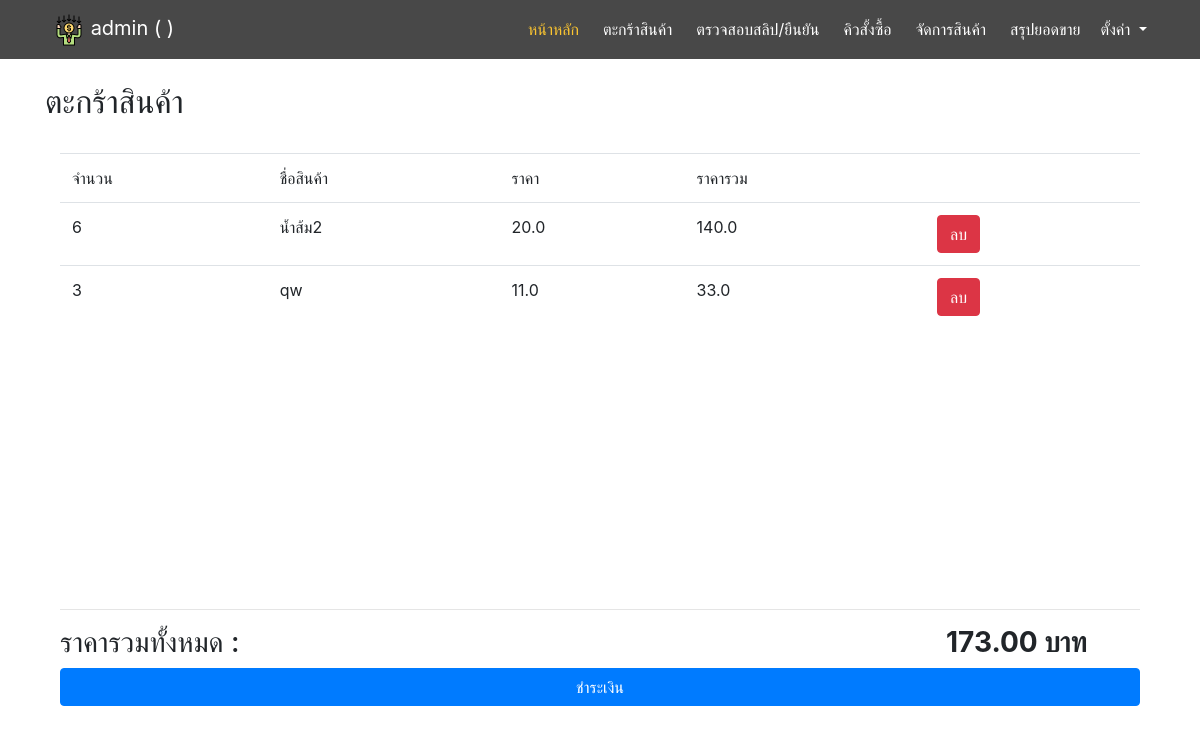
/basket/ (signed in), run on an earlier commit of the app's database.
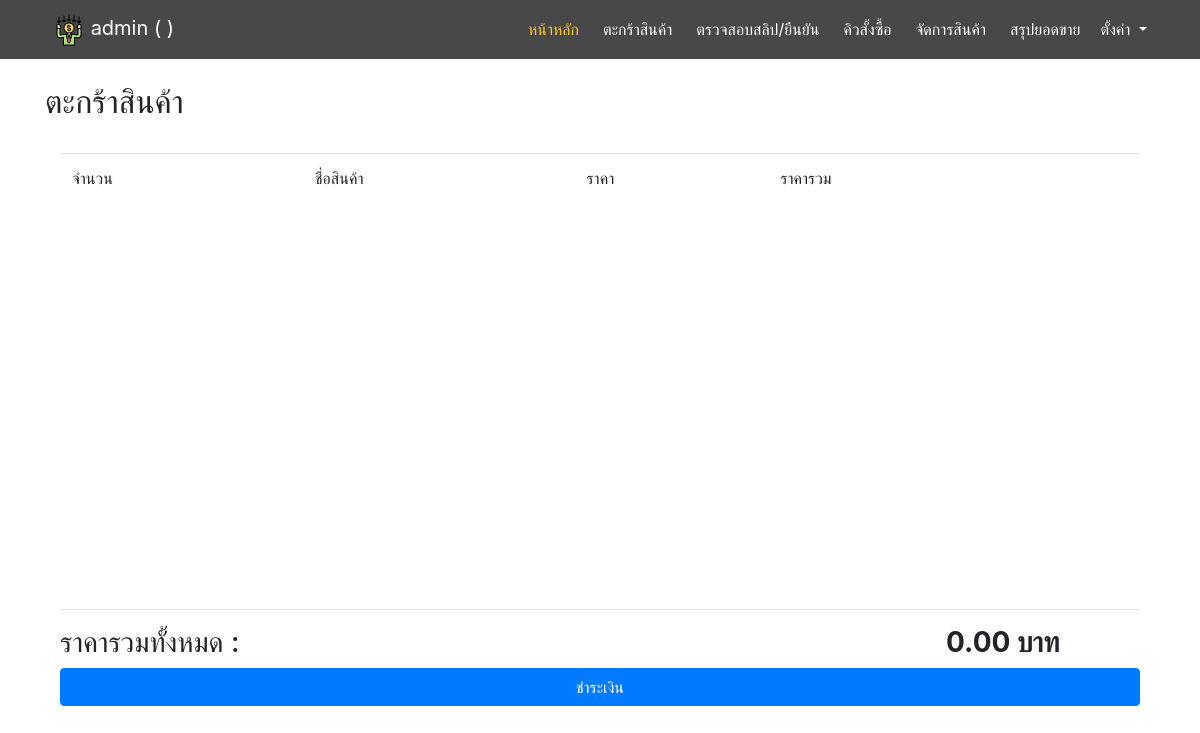
And on a later commit of the database.
### main/models.py (models this page shows, shortened)
class Order_items(models.Model):
    item_no = models.ForeignKey(Product, on_delete=models.PROTECT,null=True)
    unit = models.IntegerField()
    price = models.FloatField()
    item_price = models.FloatField()

class Product(models.Model):
    type = models.ForeignKey(Type, on_delete=models.PROTECT,null=True)
    name = models.CharField(max_length=255)
    price = models.FloatField()
    stock = models.IntegerField()
    picture = models.ImageField(upload_to='product_pic',null=True,blank=True)

### main/views.py (the view)
# urls.py: path('basket/',views.basket,name='basket'),
@login_required
def basket(request):
    basket = Order_items.objects.all()
    total = 0
    for i in basket:
        total += i.item_price
    context={
        'basket':basket,
        'total': total
    }
    return render(request, 'main/basket.html',context=context)

### main/templates/main/basket.html (shortened to what this page needs)
{% extends 'base.html' %}
{% block content %}
    <h2>ตะกร้าสินค้า</h2><br>
    <div class='container'>
        <div class='table-area'>
            <table class='table'>
                <tr>
                    <td>จำนวน</td>
                    <td>ชื่อสินค้า</td>
                    <td>ราคา</td>
                    <td>ราคารวม</td>
                    <td></td>
                </tr>
                {% for c in basket %}
                <tr>
                    <td>{{c.unit}}</td>
                    <td>{{c.item_no.name}}</td>
                    <td>{{c.item_no.price}}</td>
                    <td>{{c.item_price}}</td>
                    <td>
                    <a href="{% url 'deletetobasket' basket_id=c.id %}">
                        <div class='btn btn-danger'>ลบ</div>
                    </a>
                    </td>
                </tr>
                {% endfor %}
            </table>
        </div>
        <hr>
        <h3>ราคารวมทั้งหมด :<b class='pad'> {{total|stringformat:".2f"}} บาท</b></h3>
        <a href='{% url 'payment' %}'>
            <div class='btn btn-primary col'>ชำระเงิน</div>
        </a>
    </div>
{% endblock %}

### templates/base.html (shortened to what this page needs)
<!DOCTYPE html>
{% load static %}
<html lang="en">
<head>
    <link rel="stylesheet" type="text/css" href="{% static 'css/bootstrap.css'%}">
    <link rel="stylesheet" type="text/css" href="{% static 'css/base2.css'%}">
</head>
<body>
    <nav class="navbar navbar-expand-lg sticky-top">
		<div class="container">
			<a class="navbar-brand text-white" href="{% url 'index' %}"><img src="{% static 'payment-terminal.png'%}"> {{request.user.username}}
            ({{request.user.first_name}} {{request.user.last_name}})</a>
			<div class="collapse navbar-collapse" id="nvbCollapse">
				<ul class="navbar-nav ml-auto">
					<li class="nav-item active pl-1">
						<a class="nav-link" href="{% url 'index' %}">หน้าหลัก</a>
					</li>
					<li class="nav-item pl-1">
						<a class="nav-link" href="{% url 'basket' %}">ตะกร้าสินค้า</a>
					</li>
                    {% if request.user.is_staff %}
                        <li class="nav-item pl-1">
                            <a class="nav-link" href="#">ตรวจสอบสลิป/ยืนยัน</a>
                        </li>
                        <li class="nav-item pl-1">
                            <a class="nav-link" href="#">คิวสั้งซื้อ</a>
                        </li>
                        <li class="nav-item pl-1">
                            <a class="nav-link" href="{% url 'manage' %}">จัดการสินค้า</a>
                        </li>
                        <li class="nav-item pl-1">
                            <a class="nav-link" href="#">สรุปยอดขาย</a>
                        </li>
                    {% endif %}
                    <li class="nav-item dropdown pl-1">
                        <a class="nav-link dropdown-toggle" href="#" id="navbarDropdown" role="button" data-toggle="dropdown" aria-haspopup="true" aria-expanded="false">
                            ตั้งค่า
                        </a>
                    </li>
				</ul>
			</div>
		</div>
	</nav>
    <br>
    <div class="container">
        {% block content %}
        {% endblock %}
    </div>
</body>
</html>

### static/css/base2.css (style rules this page uses)
.navbar { background-color: #484848; }
.navbar .navbar-nav .nav-link { color: #fff; }
.navbar .navbar-nav .active > .nav-link { color: #fbc531; }

### main/templates/main/basket.html (style rules this page uses)
.table-area { height: 55vh; overflow-y: scroll; }
.pad { margin-left:700px; }

What changed in the data, as far as the page shows it:
removed Order_items: unit "6", item_no.name "น้ำส้ม2", item_no.price "20.0", item_price "140.0"
removed Order_items: unit "3", item_no.name "qw", item_no.price "11.0", item_price "33.0"
Also different on the page:
{{ total|stringformat:".2f" }}: "173.00" → "0.00"
